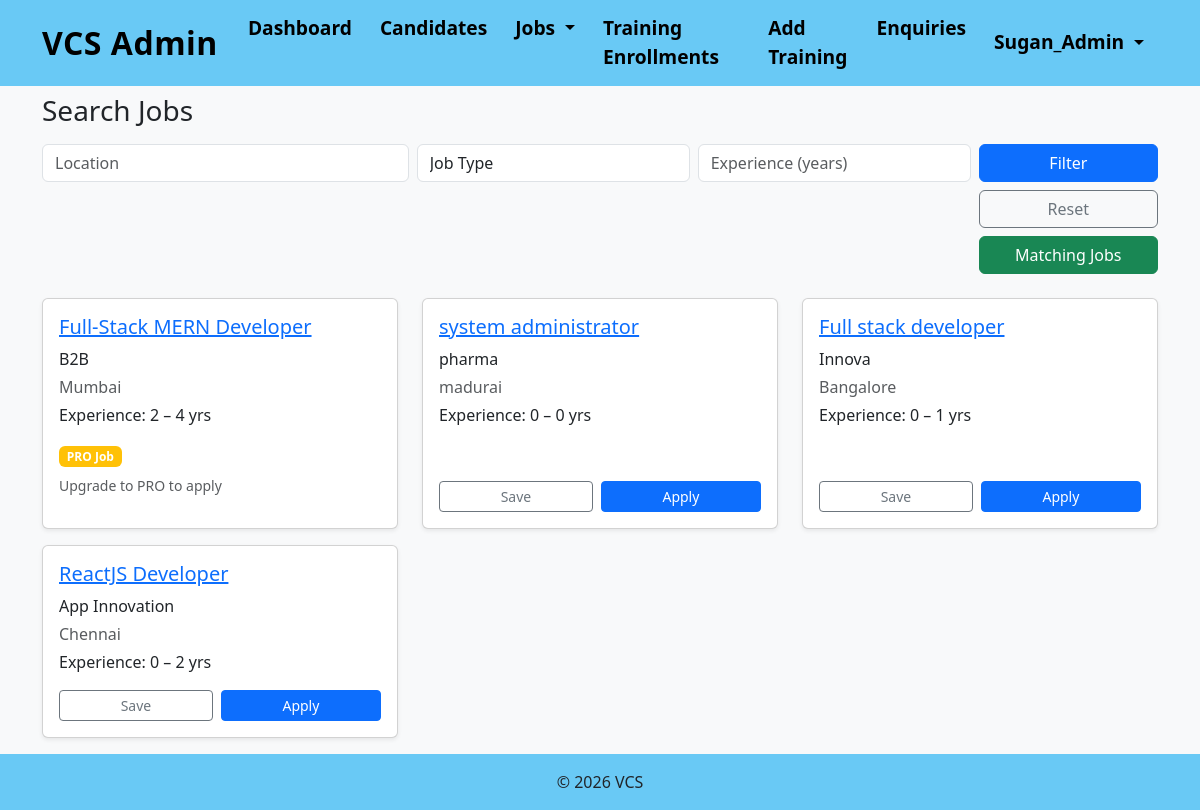
Screenshot of /jobs/search/ (signed in) with the database file from the repository.
### accounts/models.py (models this page shows, shortened)
class User(AbstractUser):
    username = None  # remove username
    email = models.EmailField(unique=True)
    full_name = models.CharField(max_length=100, blank=True, null=True, default="")
    FREE = "FREE"
    PRO = "PRO"
    SUBSCRIPTION_CHOICES = [
        (FREE, "Free"),
        (PRO, "Pro"),
    ]
    subscription_type = models.CharField(
        max_length=10,
        choices=SUBSCRIPTION_CHOICES,
        default=FREE
    )
    USERNAME_FIELD = "email"
    REQUIRED_FIELDS = []
    objects = UserManager()
    def is_pro(self):
        return self.subscription_type == self.PRO

class Profile(models.Model):
    user = models.OneToOneField(
        settings.AUTH_USER_MODEL,
        on_delete=models.CASCADE,
        related_name="profile"
    )
    full_name = models.CharField(max_length=100, blank=True, null=True, default="")
    mobile_number = models.CharField(max_length=15, blank=True, null=True, default="")
    experience = models.IntegerField(null=True, blank=True)
    location = models.CharField(max_length=100, blank=True, null=True, default="")
    skills = models.CharField(max_length=255, blank=True, null=True, default="")
    resume = models.FileField(upload_to="resumes/", blank=True, null=True)
    completion_email_sent = models.BooleanField(default=False)

### jobs/models.py (models this page shows, shortened)
class Job(models.Model):
    JOB_TYPE_CHOICES = [
        ('FT', 'Full-time'),
        ('IN', 'Internship'),
        ('CT', 'Contract'),
    ]
    STATUS_CHOICES = [
        ('PENDING', 'Pending Approval'),
        ('PUBLISHED', 'Published'),
        ('REJECTED', 'Rejected'),
    ]
    VISIBILITY_CHOICES = [
        ('FREE', 'Free'),
        ('PRO', 'Pro'),
    ]
    title = models.CharField(max_length=200)
    company_name = models.CharField(max_length=200)
    location = models.CharField(max_length=100)
    experience_min = models.PositiveIntegerField()
    experience_max = models.PositiveIntegerField()
    visibility = models.CharField(
        max_length=10,
        choices=VISIBILITY_CHOICES,
        default='FREE'
    )
    job_type = models.CharField(
        max_length=2,
        choices=JOB_TYPE_CHOICES
    )
    description = models.TextField()
    skills = models.CharField(max_length=255)
    deadline = models.DateField()
    tag_fresher = models.BooleanField(default=False)
    status = models.CharField(
        max_length=10,
        choices=STATUS_CHOICES,
        default='PENDING'
    )
    created_by = models.ForeignKey(
        settings.AUTH_USER_MODEL,
        on_delete=models.CASCADE,
        related_name="jobs_created"
    )
    created_at = models.DateTimeField(auto_now_add=True)
    class Meta:
        ordering = ["-created_at"]

### jobs/views.py (the view, shortened to what this page needs)
# urls.py: path("search/", views.search_jobs, name="search_jobs"),
@login_required
def search_jobs(request):
    user = request.user
    profile = user.profile
    jobs = visible_jobs_for_user(user)
    location = request.GET.get("location")
    job_type = request.GET.get("job_type")
    exp = request.GET.get("exp")
    if location:
        jobs = jobs.filter(location__icontains=location)
    if job_type:
        jobs = jobs.filter(job_type=job_type)
    if exp:
        jobs = jobs.filter(
            experience_min__lte=exp,
            experience_max__gte=exp
        )
    paginator = Paginator(jobs.order_by("-created_at"), 6)
    page_obj = paginator.get_page(request.GET.get("page"))
    return render(
        request,
        "jobs/search_jobs.html",
        {
            "jobs": page_obj,
            "is_matching": request.GET.get("match") == "1"
        }
    )

### jobs/utils.py (called while the page is built)
def visible_jobs_for_user(user):
    jobs = Job.objects.filter(status="PUBLISHED")
    if not user.is_pro:
        jobs = jobs.filter(visibility="FREE")
    return jobs

### jobs/templates/jobs/search_jobs.html (shortened to what this page needs)
{% extends "accounts/base.html" %}
{% block content %}
<h3 class="mb-3 text-center text-md-start">Search Jobs</h3>
<form method="get" class="row g-2 mb-4">
  <div class="col-12 col-md-4">
    <input
      class="form-control"
      name="location"
      placeholder="Location"
      value="{{ request.GET.location }}"
    >
  </div>
  <div class="col-12 col-md-3">
    <select class="form-control" name="job_type">
      <option value="">Job Type</option>
    </select>
  </div>
  <div class="col-12 col-md-3">
    <input
      type="number"
      class="form-control"
      name="exp"
      placeholder="Experience (years)"
      value="{{ request.GET.exp }}"
      min="0"
    >
  </div>
  <div class="col-12 col-md-2 d-grid gap-2">
    <button class="btn btn-primary">
      Filter
    </button>
    <a href="{% url 'search_jobs' %}" class="btn btn-outline-secondary">
      Reset
    </a>
    <a href="{% url 'search_jobs' %}?match=1"
       class="btn btn-success">
      Matching Jobs
    </a>
  </div>
</form>
<div class="row">
  {% for job in jobs %}
    <div class="col-12 col-md-6 col-lg-4 mb-3">
      <div class="card h-100 shadow-sm">
        <div class="card-body d-flex flex-column">
          <h5 class="card-title">
            <a href="{% url 'job_detail' job.id %}">
              {{ job.title }}
            </a>
          </h5>
          <p class="mb-1">
            {{ job.company_name }}
          </p>
          <p class="text-muted mb-1">
            {{ job.location }}
          </p>
          <p class="mb-3">
            Experience: {{ job.experience_min }} – {{ job.experience_max }} yrs
          </p>
          <div class="mt-auto">
            {% if job.visibility == "PRO" and not request.user.is_pro %}
              <span class="badge bg-warning">PRO Job</span>
              <p class="text-muted small mt-2">
                Upgrade to PRO to apply
              </p>
            {% else %}
              <div class="d-flex flex-column flex-md-row gap-2">
                <a href="{% url 'save_job' job.id %}"
                  class="btn btn-outline-secondary btn-sm flex-md-fill">
                  Save
                </a>
                <a href="{% url 'apply_job' job.id %}"
                  class="btn btn-primary btn-sm flex-md-fill">
                  Apply
                </a>
              </div>
            {% endif %}
          </div>
        </div>
      </div>
    </div>
  {% empty %}
    <p class="text-center">No jobs available.</p>
  {% endfor %}
</div>
{% endblock %}

### accounts/templates/accounts/navbar.html (shortened to what this page needs)
<nav class="navbar navbar-expand-lg navbar-custom fixed-top">
  <div class="container">
    <a class="navbar-brand"
       href="{% if user.is_authenticated and user.is_staff %}
                {% url 'admin_home' %}
             {% else %}
                {% url 'public_home' %}
             {% endif %}">
      {% if user.is_authenticated and user.is_staff %}
        VCS Admin
      {% else %}
        VCS
      {% endif %}
    </a>
    <div class="collapse navbar-collapse" id="mainNavbar">
      {% with request.resolver_match.url_name as url_name %}
      {% if not user.is_authenticated %}
      <ul class="navbar-nav ms-auto">
        <li class="nav-item">
          <a class="nav-link {% if url_name == 'home' %}active{% endif %}"
             href="{% url 'public_home' %}">Home</a>
        </li>
        <li class="nav-item">
          <a class="nav-link {% if url_name == 'services' %}active{% endif %}"
             href="{% url 'services' %}">Services</a>
        </li>
        <li class="nav-item">
          <a class="nav-link {% if url_name == 'pricing' %}active{% endif %}"
             href="{% url 'pricing' %}">Pricing</a>
        </li>
        <li class="nav-item">
          <a class="nav-link {% if url_name == 'about' %}active{% endif %}"
             href="{% url 'about' %}">About</a>
        </li>
        <li class="nav-item">
          <a class="nav-link {% if url_name == 'contact' %}active{% endif %}"
             href="{% url 'contact' %}">Contact</a>
        </li>
        <li class="nav-item d-flex align-items-center ms-lg-3 gap-2">
          <a href="{% url 'register' %}" class="btn btn-dark px-3 py-1">
            Register
          </a>
          <a href="{% url 'login' %}" class="btn btn-outline-dark px-3 py-1">
            Login
          </a>
        </li>
      </ul>
      {% elif user.is_staff %}
      <ul class="navbar-nav me-auto">
        <li class="nav-item">
          <a class="nav-link {% if url_name == 'admin_dashboard' %}active{% endif %}"
             href="{% url 'admin_dashboard' %}">
            Dashboard
          </a>
        </li>
        <li class="nav-item">
          <a class="nav-link {% if url_name == 'candidate_list' %}active{% endif %}"
             href="{% url 'candidate_list' %}">
            Candidates
          </a>
        </li>
        <li class="nav-item dropdown">
          <a class="nav-link dropdown-toggle
             {% if url_name in 'create_job active_jobs review_jobs' %}active{% endif %}"
             href="#" data-bs-toggle="dropdown">
            Jobs
          </a>
        </li>
        <li class="nav-item">
          <a class="nav-link {% if url_name == 'admin_enrollments' %}active{% endif %}"
             href="{% url 'admin_enrollments' %}">
            Training Enrollments
          </a>
        </li>
        <li class="nav-item">
          <a class="nav-link {% if url_name == 'add_training' %}active{% endif %}"
             href="{% url 'add_training' %}">
            Add Training
          </a>
        </li>
        <li class="nav-item">
          <a class="nav-link {% if url_name == 'admin_enquiries' %}active{% endif %}"
             href="{% url 'admin_enquiries' %}">
            Enquiries
          </a>
        </li>
      </ul>
      {% endif %}
      {% if user.is_authenticated %}
        <ul class="navbar-nav ms-auto">
          <li class="nav-item dropdown">
            <a class="nav-link dropdown-toggle" href="#" data-bs-toggle="dropdown">
              {{ user.profile.full_name|default:user.email }}
            </a>
          </li>
        </ul>
        {% endif %}
      {% endwith %}
    </div>
  </div>
</nav>

### accounts/templates/accounts/base.html (style rules this page uses)
body { padding-top: 70px; background-color: #f8f9fa; }
.navbar.navbar-custom { background-color: #69c9f5; }
.navbar.navbar-custom .navbar-brand { color: #000; font-weight: bold; font-size: 2em; letter-spacing: 0.5px; transition: color 0.2s ease-in-out; }
.navbar.navbar-custom .navbar-nav .nav-link { color: #000; font-weight: bold; font-size: 1.2em; padding: 6px 12px; margin: 0 2px; border-radius: 6px; transition: background-color 0.2s ease, color 0.2s ease; }

### rows the page displays
User: profile.full_name "Sugan_Admin"
Job: title "Full-Stack MERN Developer", company_name "B2B", location "Mumbai", experience_min "2", experience_max "4", visibility "PRO Job"
Job: title "system administrator", company_name "pharma", location "madurai", experience_min "0", experience_max "0", visibility "Save"
Job: title "Full stack developer", company_name "Innova", location "Bangalore", experience_min "0", experience_max "1", visibility "Save"
Job: title "ReactJS Developer", company_name "App Innovation", location "Chennai", experience_min "0", experience_max "2", visibility "Save"
